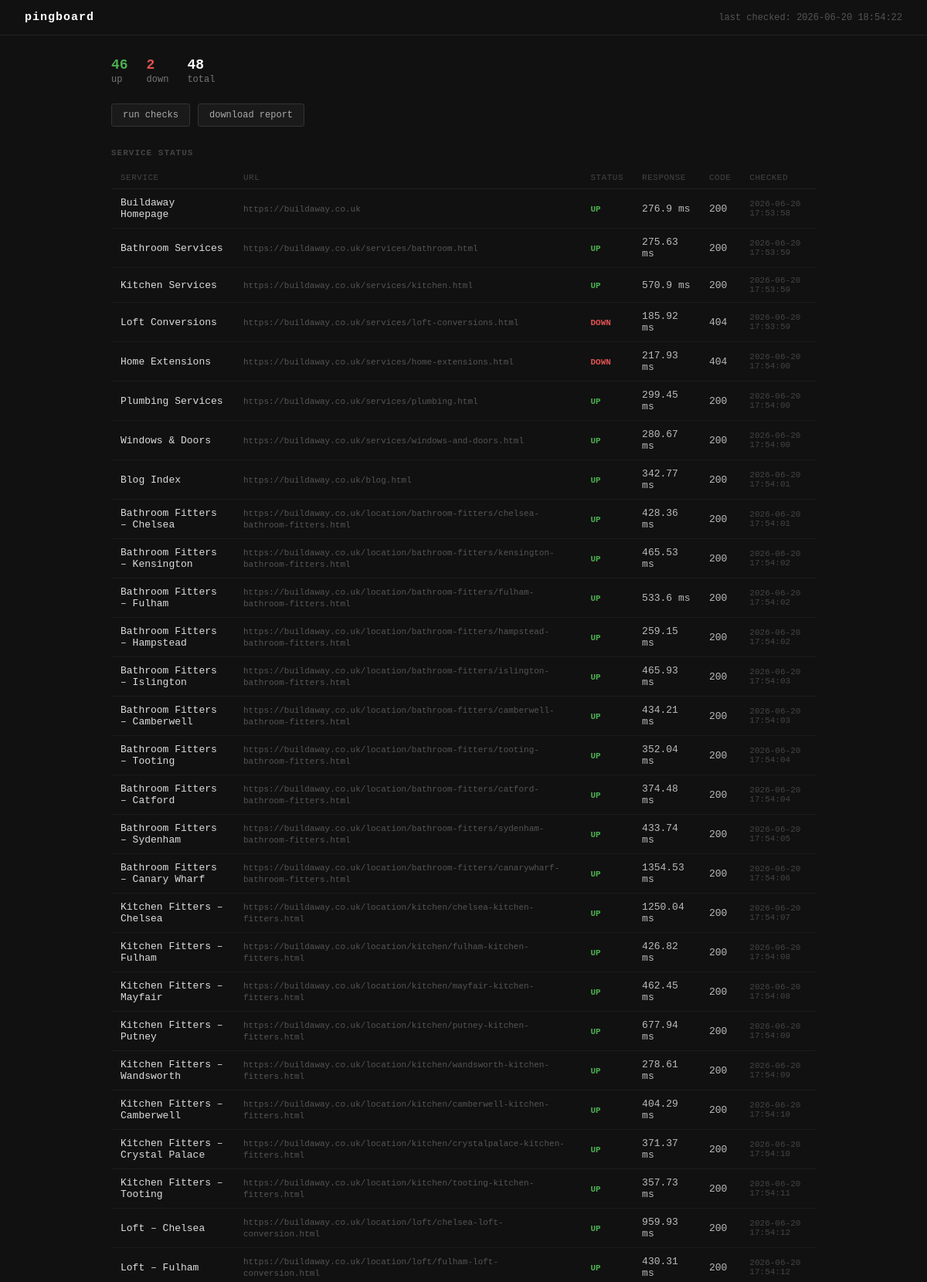
The page / (upper part) on the database its author committed.
### tables this page shows
CREATE TABLE checks (
            id INTEGER PRIMARY KEY AUTOINCREMENT,
            name TEXT,
            url TEXT,
            status TEXT,
            response_time REAL,
            status_code INTEGER,
            checked_at TEXT
        );

### app.py (the view)
@app.route("/")
def dashboard():
    statuses = get_latest_statuses()
    stats = get_uptime_stats()
    last_updated = datetime.now().strftime("%Y-%m-%d %H:%M:%S")
    return render_template("dashboard.html", statuses=statuses, stats=stats, last_updated=last_updated)

### app.py (called while the page is built, shortened)
def load_targets():
    with open("config.json") as f:
        return json.load(f)["targets"]

def get_latest_statuses():
    conn = sqlite3.connect(DB)
    c = conn.cursor()
    targets = load_targets()
    results = []
    for t in targets:
        c.execute('''
            SELECT status, response_time, status_code, checked_at
            FROM checks WHERE url = ?
            ORDER BY id DESC LIMIT 1
        ''', (t["url"],))
        row = c.fetchone()
        if row:
            results.append({
                "name": t["name"],
                "url": t["url"],
                "status": row[0],
                "response_time": row[1],
                "status_code": row[2],
                "checked_at": row[3]
            })
    conn.close()
    return results

def get_uptime_stats():
    conn = sqlite3.connect(DB)
    c = conn.cursor()
    targets = load_targets()
    stats = []
    for t in targets:
        c.execute("SELECT COUNT(*) FROM checks WHERE url=?", (t["url"],))
        total = c.fetchone()[0]
        c.execute("SELECT COUNT(*) FROM checks WHERE url=? AND status='UP'", (t["url"],))
        up = c.fetchone()[0]
        uptime = round((up / total) * 100, 1) if total > 0 else 0
        stats.append({"name": t["name"], "uptime": uptime, "total_checks": total})
    conn.close()
    return stats

### templates/dashboard.html (shortened to what this page needs)
<!DOCTYPE html>
<html lang="en">
<head>
  <link rel="stylesheet" href="{{ url_for('static', filename='css/style.css') }}">
</head>
<body>
  <header>
    <div class="logo">pingboard</div>
    <div class="header-meta">last checked: {{ last_updated }}</div>
  </header>
  <main>
    <div class="summary-bar">
      {% set up_count = statuses | selectattr("status", "equalto", "UP") | list | length %}
      {% set down_count = statuses | selectattr("status", "equalto", "DOWN") | list | length %}
      <div class="up"><span>{{ up_count }}</span>up</div>
      <div class="down"><span>{{ down_count }}</span>down</div>
      <div><span style="color:#fff">{{ statuses|length }}</span>total</div>
    </div>
    <div class="actions">
      <button class="btn-check" onclick="checkNow()">run checks</button>
      <a class="btn-report" href="/report">download report</a>
    </div>
    <div class="table-section">
      <h2>Service Status</h2>
      <table>
        <thead>
          <tr>
            <th>Service</th>
            <th>URL</th>
            <th>Status</th>
            <th>Response</th>
            <th>Code</th>
            <th>Checked</th>
          </tr>
        </thead>
        <tbody>
          {% for s in statuses %}
          <tr>
            <td class="service-name">{{ s.name }}</td>
            <td class="url-cell"><a href="{{ s.url }}" target="_blank">{{ s.url }}</a></td>
            <td>
              <span class="badge {{ s.status | lower }}">
                {% if s.status == "UP" %}UP{% elif s.status == "DOWN" %}DOWN{% else %}—{% endif %}
              </span>
            </td>
            <td>{{ s.response_time ~ " ms" if s.response_time else "—" }}</td>
            <td>{{ s.status_code if s.status_code else "—" }}</td>
            <td class="time-cell">{{ s.checked_at }}</td>
          </tr>
          {% endfor %}
        </tbody>
      </table>
    </div>
  </main>
</body>
</html>

### static/css/style.css (style rules this page uses)
* { margin: 0; padding: 0; box-sizing: border-box; }
body { background: #111; color: #ccc; font-family: 'Courier New', monospace; font-size: 13px; }
header { padding: 14px 32px; border-bottom: 1px solid #222; display: flex; justify-content: space-between; align-items: center; }
.logo { color: #fff; font-size: 15px; font-weight: bold; letter-spacing: 1px; }
.header-meta { color: #555; font-size: 12px; }
main { max-width: 960px; margin: 0 auto; padding: 28px 24px; }
.summary-bar { display: flex; gap: 24px; margin-bottom: 24px; color: #777; font-size: 12px; }
.summary-bar span { color: #fff; font-size: 18px; font-weight: bold; display: block; margin-bottom: 2px; }
.summary-bar .up span { color: #4caf50; }
.summary-bar .down span { color: #e05252; }
.actions { display: flex; gap: 10px; margin-bottom: 28px; }
.btn-check, .btn-report { padding: 7px 14px; font-size: 12px; font-family: 'Courier New', monospace; cursor: pointer; border-radius: 3px; text-decoration: none; border: 1px solid #333; background: #1a1a1a; color: #aaa; transition: border-color 0.15s, color 0.15s; }
.table-section { margin-bottom: 40px; }
.table-section h2, .uptime-section h2 { font-size: 11px; color: #444; text-transform: uppercase; letter-spacing: 1px; margin-bottom: 12px; }
table { width: 100%; border-collapse: collapse; }
th { text-align: left; padding: 8px 12px; font-size: 11px; color: #444; text-transform: uppercase; letter-spacing: 0.5px; border-bottom: 1px solid #222; font-weight: normal; }
td { padding: 10px 12px; border-bottom: 1px solid #1c1c1c; color: #bbb; vertical-align: middle; }
.service-name { color: #ddd; }
.url-cell a { color: #555; text-decoration: none; font-size: 11px; }
.time-cell { color: #444; font-size: 11px; }
.badge { font-size: 11px; font-weight: bold; font-family: 'Courier New', monospace; }
.badge.up { color: #4caf50; }
.badge.down { color: #e05252; }

### rows shown on the page
checks: name "Buildaway Homepage", url "https://buildaway.co.uk", status "UP", response_time "276.9 ms", status_code "200", checked_at "2026-06-20 17:53:58"
checks: name "Bathroom Services", url "https://buildaway.co.uk/services/bathroom.html", status "UP", response_time "275.63 ms", status_code "200", checked_at "2026-06-20 17:53:59"
checks: name "Kitchen Services", url "https://buildaway.co.uk/services/kitchen.html", status "UP", response_time "570.9 ms", status_code "200", checked_at "2026-06-20 17:53:59"
checks: name "Loft Conversions", url "https://buildaway.co.uk/services/loft-conversions.html", status "DOWN", response_time "185.92 ms", status_code "404", checked_at "2026-06-20 17:53:59"
checks: name "Home Extensions", url "https://buildaway.co.uk/services/home-extensions.html", status "DOWN", response_time "217.93 ms", status_code "404", checked_at "2026-06-20 17:54:00"
checks: name "Plumbing Services", url "https://buildaway.co.uk/services/plumbing.html", status "UP", response_time "299.45 ms", status_code "200", checked_at "2026-06-20 17:54:00"
checks: name "Windows & Doors", url "https://buildaway.co.uk/services/windows-and-doors.html", status "UP", response_time "280.67 ms", status_code "200", checked_at "2026-06-20 17:54:00"
checks: name "Blog Index", url "https://buildaway.co.uk/blog.html", status "UP", response_time "342.77 ms", status_code "200", checked_at "2026-06-20 17:54:01"
checks: name "Bathroom Fitters – Chelsea", url "https://buildaway.co.uk/location/bathroom-fitters/chelsea-bathroom-fitters.html", status "UP", response_time "428.36 ms", status_code "200", checked_at "2026-06-20 17:54:01"
checks: name "Bathroom Fitters – Kensington", url "https://buildaway.co.uk/location/bathroom-fitters/kensington-bathroom-fitters.html", status "UP", response_time "465.53 ms", status_code "200", checked_at "2026-06-20 17:54:02"
checks: name "Bathroom Fitters – Fulham", url "https://buildaway.co.uk/location/bathroom-fitters/fulham-bathroom-fitters.html", status "UP", response_time "533.6 ms", status_code "200", checked_at "2026-06-20 17:54:02"
checks: name "Bathroom Fitters – Hampstead", url "https://buildaway.co.uk/location/bathroom-fitters/hampstead-bathroom-fitters.html", status "UP", response_time "259.15 ms", status_code "200", checked_at "2026-06-20 17:54:02"
checks: name "Bathroom Fitters – Islington", url "https://buildaway.co.uk/location/bathroom-fitters/islington-bathroom-fitters.html", status "UP", response_time "465.93 ms", status_code "200", checked_at "2026-06-20 17:54:03"
checks: name "Bathroom Fitters – Camberwell", url "https://buildaway.co.uk/location/bathroom-fitters/camberwell-bathroom-fitters.html", status "UP", response_time "434.21 ms", status_code "200", checked_at "2026-06-20 17:54:03"
checks: name "Bathroom Fitters – Tooting", url "https://buildaway.co.uk/location/bathroom-fitters/tooting-bathroom-fitters.html", status "UP", response_time "352.04 ms", status_code "200", checked_at "2026-06-20 17:54:04"
checks: name "Bathroom Fitters – Catford", url "https://buildaway.co.uk/location/bathroom-fitters/catford-bathroom-fitters.html", status "UP", response_time "374.48 ms", status_code "200", checked_at "2026-06-20 17:54:04"
checks: name "Bathroom Fitters – Sydenham", url "https://buildaway.co.uk/location/bathroom-fitters/sydenham-bathroom-fitters.html", status "UP", response_time "433.74 ms", status_code "200", checked_at "2026-06-20 17:54:05"
checks: name "Bathroom Fitters – Canary Wharf", url "https://buildaway.co.uk/location/bathroom-fitters/canarywharf-bathroom-fitters.html", status "UP", response_time "1354.53 ms", status_code "200", checked_at "2026-06-20 17:54:06"
checks: name "Kitchen Fitters – Chelsea", url "https://buildaway.co.uk/location/kitchen/chelsea-kitchen-fitters.html", status "UP", response_time "1250.04 ms", status_code "200", checked_at "2026-06-20 17:54:07"
checks: name "Kitchen Fitters – Fulham", url "https://buildaway.co.uk/location/kitchen/fulham-kitchen-fitters.html", status "UP", response_time "426.82 ms", status_code "200", checked_at "2026-06-20 17:54:08"
checks: name "Kitchen Fitters – Mayfair", url "https://buildaway.co.uk/location/kitchen/mayfair-kitchen-fitters.html", status "UP", response_time "462.45 ms", status_code "200", checked_at "2026-06-20 17:54:08"
checks: name "Kitchen Fitters – Putney", url "https://buildaway.co.uk/location/kitchen/putney-kitchen-fitters.html", status "UP", response_time "677.94 ms", status_code "200", checked_at "2026-06-20 17:54:09"
checks: name "Kitchen Fitters – Wandsworth", url "https://buildaway.co.uk/location/kitchen/wandsworth-kitchen-fitters.html", status "UP", response_time "278.61 ms", status_code "200", checked_at "2026-06-20 17:54:09"
checks: name "Kitchen Fitters – Camberwell", url "https://buildaway.co.uk/location/kitchen/camberwell-kitchen-fitters.html", status "UP", response_time "404.29 ms", status_code "200", checked_at "2026-06-20 17:54:10"
checks: name "Kitchen Fitters – Crystal Palace", url "https://buildaway.co.uk/location/kitchen/crystalpalace-kitchen-fitters.html", status "UP", response_time "371.37 ms", status_code "200", checked_at "2026-06-20 17:54:10"
checks: name "Kitchen Fitters – Tooting", url "https://buildaway.co.uk/location/kitchen/tooting-kitchen-fitters.html", status "UP", response_time "357.73 ms", status_code "200", checked_at "2026-06-20 17:54:11"
checks: name "Loft – Chelsea", url "https://buildaway.co.uk/location/loft/chelsea-loft-conversion.html", status "UP", response_time "959.93 ms", status_code "200", checked_at "2026-06-20 17:54:12"
checks: name "Loft – Fulham", url "https://buildaway.co.uk/location/loft/fulham-loft-conversion.html", status "UP", response_time "430.31 ms", status_code "200", checked_at "2026-06-20 17:54:12"

### other values the page prints
{{ up_count }} "46"
{{ down_count }} "2"
{{ statuses|length }} "48"
